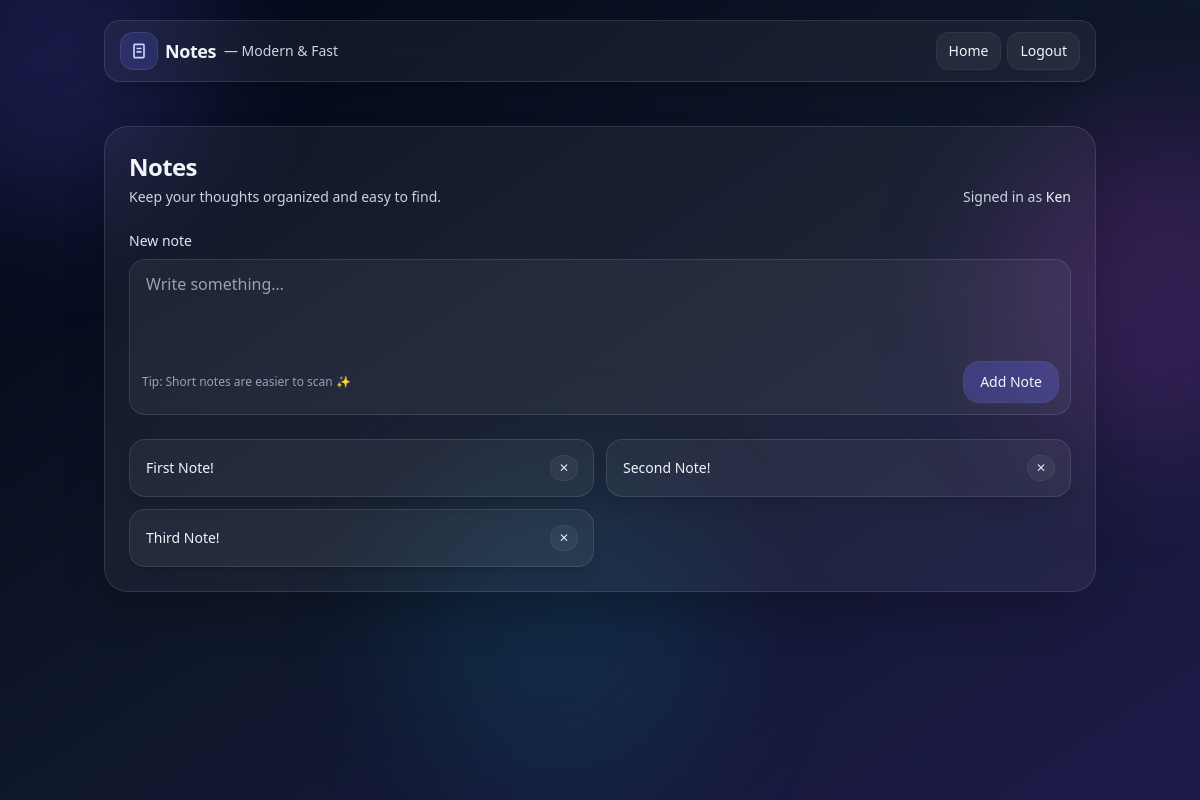
Page / (signed in) on the earlier database version.
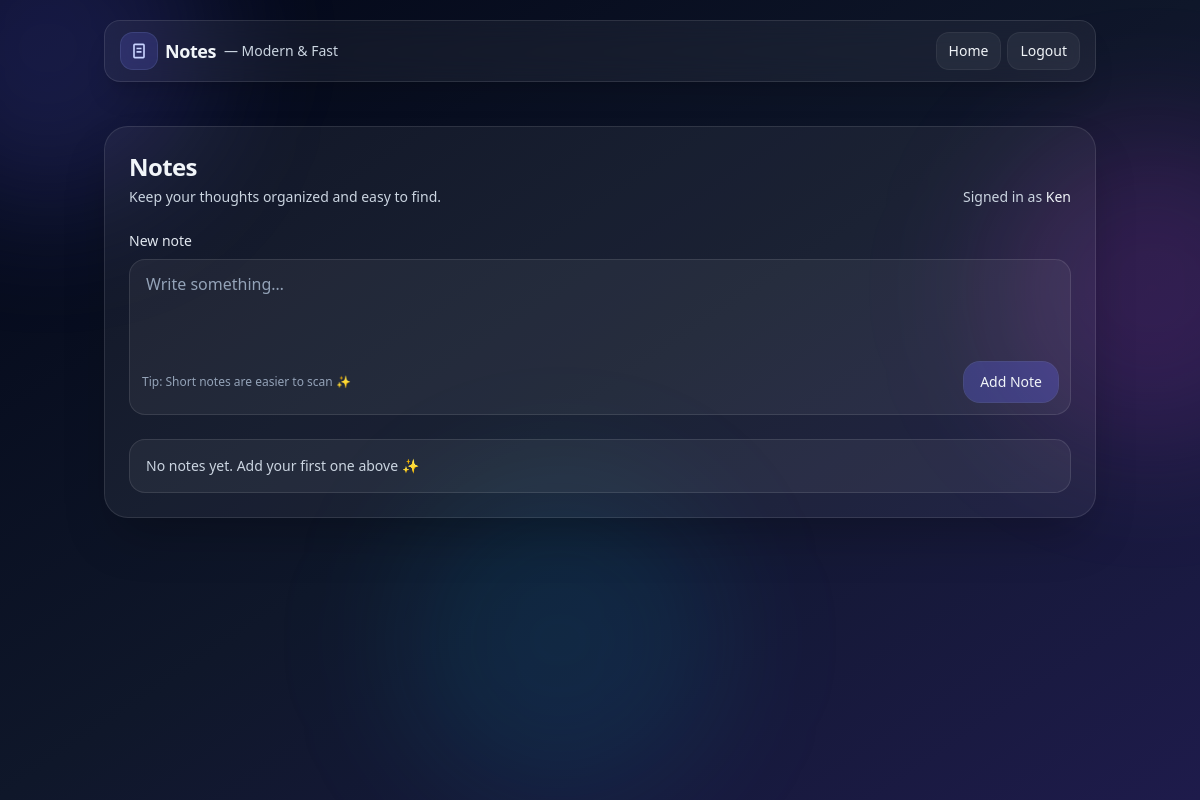
Same page on the later database version.
### website/models.py (models this page shows)
class User(db.Model, UserMixin):
    id = db.Column(db.Integer, primary_key=True)
    email = db.Column(db.String(150), unique=True)
    password = db.Column(db.String(150))
    first_name = db.Column(db.String(150))
    notes = db.relationship('Note')

class Note(db.Model):
    id = db.Column(db.Integer, primary_key=True)
    data = db.Column(db.String(10000))
    date = db.Column(db.DateTime(timezone=True), default=func.now())
    user_id = db.Column(db.Integer, db.ForeignKey('user.id'))

### website/views.py (the view, shortened to what this page needs)
@views.route('/', methods = ['GET', 'POST'])
@login_required
def home():
    return render_template("home.html", user=current_user)

### website/__init__.py (called while the page is built)
def create_app():
    app = Flask(__name__)
    app.config['SECRET_KEY'] = 'sadasasdasdasdasdsadsad'
    app.config['SQLALCHEMY_DATABASE_URI'] = 'sqlite:///' + path.join(app.root_path, DB_NAME)
    db.init_app(app)
    from .views import views
    from .auth import auth
    app.register_blueprint(views, url_prefix='/')
    app.register_blueprint(auth, url_prefix='/')
    from .models import User, Note
    create_database(app)
    login_manager = LoginManager()
    login_manager.login_view = 'auth.login'
    login_manager.init_app(app)
    @login_manager.user_loader
    def load_user(id):
        return User.query.get(int(id))
    return app

### website/templates/home.html (shortened to what this page needs)
{% extends "base.html" %}
{% block content %}
<section class="mt-6">
  <div class="glass rounded-3xl border border-white/10 bg-white/5 p-6 shadow-2xl">
    <div class="flex flex-col gap-3 sm:flex-row sm:items-end sm:justify-between">
      <div>
        <h1 class="text-2xl font-semibold tracking-tight">Notes</h1>
        <p class="mt-1 text-sm text-slate-300">Keep your thoughts organized and easy to find.</p>
      </div>
      {% if user.is_authenticated %}
      <div class="text-sm text-slate-300">
        Signed in as <span class="font-medium text-slate-100">{{ user.first_name }}</span>
      </div>
      {% endif %}
    </div>
    <form method="POST" class="mt-6">
      <label for="note" class="mb-2 block text-sm text-slate-200">New note</label>
      <div class="rounded-2xl border border-white/10 bg-white/5 p-3 transition focus-within:border-indigo-400/40 focus-within:bg-white/10">
        <textarea
          name="note"
          id="note"
          rows="3"
          placeholder="Write something…"
          class="w-full resize-none bg-transparent px-1 text-slate-100 placeholder:text-slate-400 outline-none"
        ></textarea>
        <div class="mt-3 flex items-center justify-between">
          <p class="text-xs text-slate-400">Tip: Short notes are easier to scan ✨</p>
          <button
            type="submit"
            class="rounded-2xl bg-indigo-500/30 px-4 py-2.5 text-sm font-medium ring-1 ring-indigo-400/30 transition hover:bg-indigo-500/40 active:scale-[0.99]"
          >
            Add Note
          </button>
        </div>
      </div>
    </form>
    <div class="mt-6">
      {% if user.notes|length == 0 %}
        <div class="rounded-2xl border border-white/10 bg-white/5 p-4 text-sm text-slate-300">
          No notes yet. Add your first one above ✨
        </div>
      {% else %}
        <ul class="grid gap-3 sm:grid-cols-2">
          {% for note in user.notes %}
            <li data-note-id="{{ note.id }}"
                class="group rounded-2xl border border-white/10 bg-white/5 p-4 shadow-lg transition hover:-translate-y-0.5 hover:bg-white/10">
              <div class="flex items-start justify-between gap-3">
                <p class="whitespace-pre-wrap text-sm leading-6 text-slate-100">{{ note.data }}</p>
                <button
                  type="button"
                  onclick="deleteNote({{ note.id }})"
                  class="rounded-xl bg-white/5 px-2 py-1 text-xs text-slate-200 ring-1 ring-white/10 transition hover:bg-red-500/15 hover:text-red-100 hover:ring-red-400/20"
                  aria-label="Delete note"
                  title="Delete"
                >
                  ✕
                </button>
              </div>
            </li>
          {% endfor %}
        </ul>
      {% endif %}
    </div>
  </div>
</section>
{% endblock %}

### website/templates/base.html (shortened to what this page needs)
<!doctype html>
<html lang="en">
  <head>
    <script src="https://cdn.tailwindcss.com"></script>
  </head>
  <body class="min-h-screen bg-gradient-to-br from-slate-950 via-slate-900 to-indigo-950 text-slate-100">
    <div class="pointer-events-none fixed inset-0 overflow-hidden">
      <div class="absolute -top-28 -left-28 h-80 w-80 rounded-full bg-indigo-500/20 blur-3xl"></div>
      <div class="absolute top-32 -right-28 h-80 w-80 rounded-full bg-fuchsia-500/15 blur-3xl"></div>
      <div class="absolute bottom-0 left-1/3 h-80 w-80 rounded-full bg-cyan-500/10 blur-3xl"></div>
    </div>
    <header class="relative z-10">
      <nav class="mx-auto max-w-5xl px-4 py-5">
        <div class="glass flex items-center justify-between rounded-2xl border border-white/10 bg-white/5 px-4 py-3 shadow-xl">
          <a href="{{ url_for('views.home') }}" class="group flex items-center gap-2">
            <span class="inline-flex h-9 w-9 items-center justify-center rounded-xl bg-indigo-500/20 ring-1 ring-indigo-400/30">
              <svg viewBox="0 0 24 24" class="h-5 w-5 text-indigo-200">
                <path fill="currentColor" d="M7 3h10a2 2 0 0 1 2 2v14a2 2 0 0 1-2 2H7a2 2 0 0 1-2-2V5a2 2 0 0 1 2-2Zm0 2v14h10V5H7Zm2 3h6v2H9V8Zm0 4h6v2H9v-2Z"/>
              </svg>
            </span>
            <span class="text-lg font-semibold tracking-tight">Notes</span>
            <span class="hidden sm:inline text-sm text-slate-300">— Modern & Fast</span>
          </a>
          <div class="flex items-center gap-2">
            {% if user.is_authenticated %}
              <a href="{{ url_for('views.home') }}"
                 class="rounded-xl bg-white/5 px-3 py-2 text-sm font-medium ring-1 ring-white/10 transition hover:bg-white/10 hover:ring-white/20">
                Home
              </a>
              <a href="{{ url_for('auth.logout') }}"
                 class="rounded-xl bg-white/5 px-3 py-2 text-sm font-medium ring-1 ring-white/10 transition hover:bg-white/10 hover:ring-white/20">
                Logout
              </a>
            {% endif %}
          </div>
        </div>
      </nav>
    </header>
    <main class="relative z-10 mx-auto max-w-5xl px-4 pb-16">
      <div class="fade-in">
        {% block content %}{% endblock %}
      </div>
    </main>
  </body>
</html>

### website/templates/base.html (style rules this page uses)
.fade-in { animation: fadeIn .45s ease both; }
.glass { backdrop-filter: blur(14px); -webkit-backdrop-filter: blur(14px); }

Differences in the rows shown:
removed Note: data "First Note!"
removed Note: data "Second Note!"
removed Note: data "Third Note!"
Other differences:
text now shown: "No notes yet. Add your first one above ✨"
